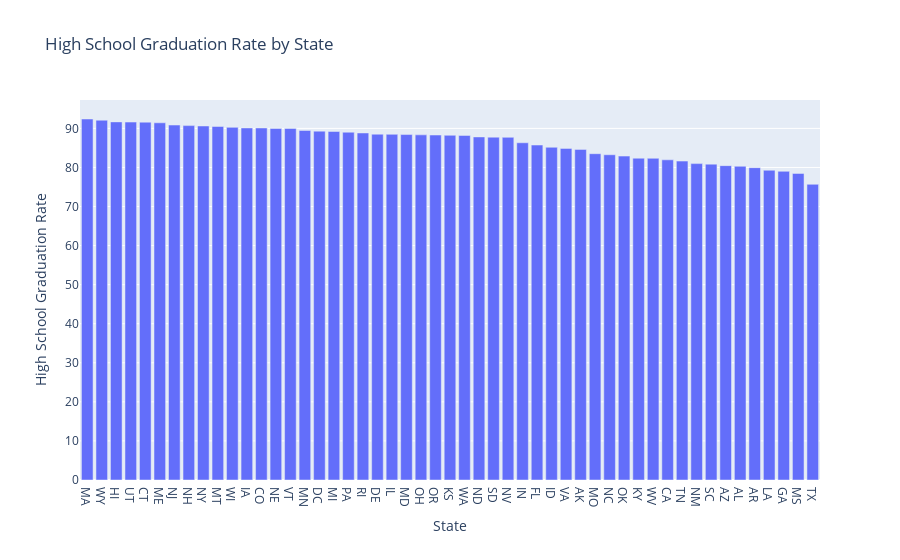

The cell this chart's notebook holds for it:
### Code cell
state_hs = df_pct_completed_hs.groupby("geographic_area").agg({"percent_completed_hs": pd.Series.mean})
state_hs.sort_values(by="percent_completed_hs", ascending=False, inplace=True)

bar_chart = px.bar(state_hs, x=state_hs.index, y="percent_completed_hs", title="High School Graduation Rate by State")
bar_chart.update_layout(xaxis_title="State", yaxis_title="High School Graduation Rate")

### Figure 1 — Plotly figure (JSON) as saved in the notebook; plotly's stock layout.template omitted (floating-point values rounded to 4 significant figures)
{"data": [{"alignmentgroup": "True", "hovertemplate": "geographic_area=%{x}<br>percent_completed_hs=%{y}<extra></extra>", "legendgroup": "", "marker": {"color": "#636efa", "pattern": {"shape": ""}}, "name": "", "offsetgroup": "", "orientation": "v", "showlegend": false, "textposition": "auto", "type": "bar", "x": ["MA", "WY", "HI", "UT", "CT", "ME", "NJ", "NH", "NY", "MT", "WI", "IA", "CO", "NE", "VT", "MN", "DC", "MI", "PA", "RI", "DE", "IL", "MD", "OH", "OR", "KS", "WA", "ND", "SD", "NV", "IN", "FL", "ID", "VA", "AK", "MO", "NC", "OK", "KY", "WV", "CA", "TN", "NM", "SC", "AZ", "AL", "AR", "LA", "GA", "MS", "TX"], "xaxis": "x", "y": [92.4, 92.1, 91.67, 91.62, 91.59, 91.43, 90.85, 90.71, 90.61, 90.49, 90.26, 90.11, 90.11, 89.99, 89.98, 89.47, 89.3, 89.21, 89.02, 88.82, 88.52, 88.48, 88.42, 88.34, 88.3, 88.23, 88.2, 87.82, 87.75, 87.72, 86.32, 85.74, 85.17, 84.88, 84.63, 83.52, 83.25, 82.91, 82.37, 82.35, 81.96, 81.63, 80.98, 80.85, 80.47, 80.3, 79.95, 79.29, 79.01, 78.47, 75.69], "yaxis": "y"}], "layout": {"barmode": "relative", "legend": {"tracegroupgap": 0}, "title": {"text": "High School Graduation Rate by State"}, "xaxis": {"anchor": "y", "domain": [0, 1], "title": {"text": "State"}}, "yaxis": {"anchor": "x", "domain": [0, 1], "title": {"text": "High School Graduation Rate"}}}}
